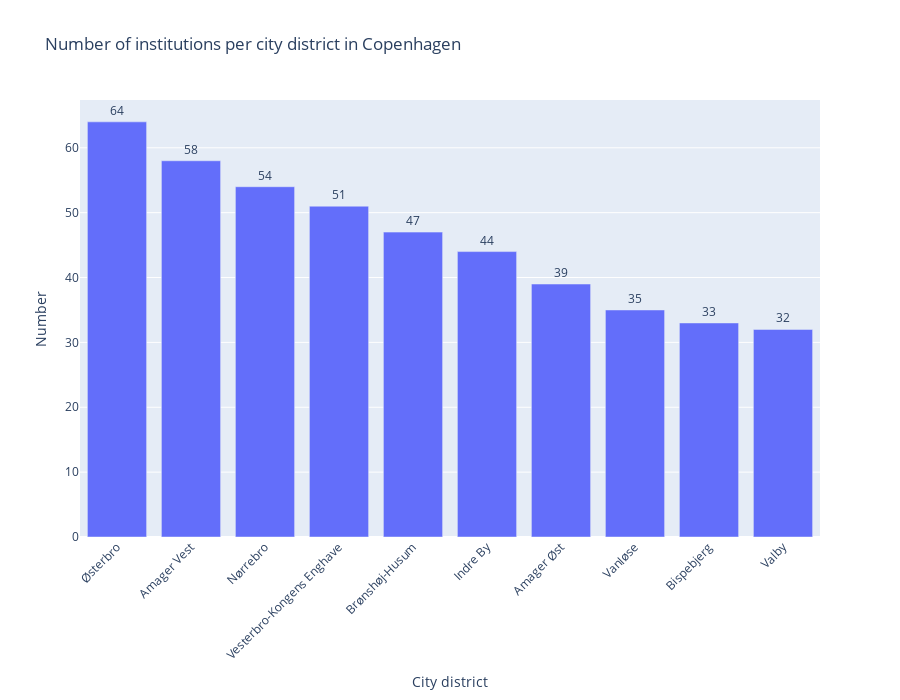

Notebook code cell kept with this figure:
### Code cell
import plotly.express as px

# Tæl antal institutioner pr. bydel
bydel_counts = daginstitutioner['bydel'].value_counts().reset_index()
bydel_counts.columns = ['City district', 'Number of institutions']

# Lav søjlediagram
fig = px.bar(bydel_counts,
             x='City district',
             y='Number of institutions',
             title='Number of institutions per city district in Copenhagen',
             labels={'City district': 'City district', 'Number of institutions': 'Number'},
             text='Number of institutions',
             height=700)

fig.update_traces(textposition='outside')
fig.update_layout(xaxis_tickangle=-45)

fig.show()

# Gem som billede (kræver kaleido installeret)
fig.write_image("daginst.png", scale=2)

### Figure 1 — Plotly figure (JSON) as saved in the notebook; plotly's stock layout.template omitted (floating-point values rounded to 4 significant figures)
{"data": [{"alignmentgroup": "True", "hovertemplate": "City district=%{x}<br>Number=%{text}<extra></extra>", "legendgroup": "", "marker": {"color": "#636efa", "pattern": {"shape": ""}}, "name": "", "offsetgroup": "", "orientation": "v", "showlegend": false, "text": [64, 58, 54, 51, 47, 44, 39, 35, 33, 32], "textposition": "outside", "type": "bar", "x": ["Østerbro", "Amager Vest", "Nørrebro", "Vesterbro-Kongens Enghave", "Brønshøj-Husum", "Indre By", "Amager Øst", "Vanløse", "Bispebjerg", "Valby"], "xaxis": "x", "y": [64, 58, 54, 51, 47, 44, 39, 35, 33, 32], "yaxis": "y"}], "layout": {"barmode": "relative", "height": 700, "legend": {"tracegroupgap": 0}, "title": {"text": "Number of institutions per city district in Copenhagen"}, "xaxis": {"anchor": "y", "domain": [0, 1], "tickangle": -45, "title": {"text": "City district"}}, "yaxis": {"anchor": "x", "domain": [0, 1], "title": {"text": "Number"}}}}
